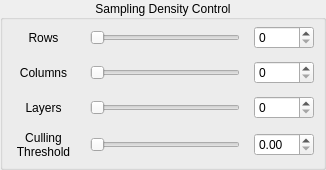
                  <widget class="QGroupBox" name="groupBox">
                   <property name="minimumSize">
                    <size>
                     <width>326</width>
                     <height>170</height>
                    </size>
                   </property>
                   <property name="maximumSize">
                    <size>
                     <width>17000</width>
                     <height>170</height>
                    </size>
                   </property>
                   <property name="title">
                    <string>Sampling Density Control</string>
                   </property>
                   <property name="alignment">
                    <set>Qt::AlignmentFlag::AlignCenter</set>
                   </property>
                   <layout class="QGridLayout" name="gridLayout_10">
                    <property name="leftMargin">
                     <number>0</number>
                    </property>
                    <property name="topMargin">
                     <number>0</number>
                    </property>
                    <property name="rightMargin">
                     <number>0</number>
                    </property>
                    <property name="bottomMargin">
                     <number>0</number>
                    </property>
                    <item row="2" column="1">
                     <widget class="QSlider" name="layerDensitySlider">
                      <property name="sizePolicy">
                       <sizepolicy hsizetype="Expanding" vsizetype="Fixed">
                        <horstretch>0</horstretch>
                        <verstretch>0</verstretch>
                       </sizepolicy>
                      </property>
                      <property name="minimumSize">
                       <size>
                        <width>0</width>
                        <height>0</height>
                       </size>
                      </property>
                      <property name="maximumSize">
                       <size>
                        <width>150</width>
                        <height>16777215</height>
                       </size>
                      </property>
                      <property name="orientation">
                       <enum>Qt::Orientation::Horizontal</enum>
                      </property>
                     </widget>
                    </item>
                    <item row="1" column="1">
                     <widget class="QSlider" name="columnDensitySlider">
                      <property name="sizePolicy">
                       <sizepolicy hsizetype="Expanding" vsizetype="Fixed">
                        <horstretch>0</horstretch>
                        <verstretch>0</verstretch>
                       </sizepolicy>
                      </property>
                      <property name="minimumSize">
                       <size>
                        <width>0</width>
                        <height>0</height>
                       </size>
                      </property>
                      <property name="maximumSize">
                       <size>
                        <width>150</width>
                        <height>16777215</height>
                       </size>
                      </property>
                      <property name="orientation">
                       <enum>Qt::Orientation::Horizontal</enum>
                      </property>
                     </widget>
                    </item>
                    <item row="0" column="0">
                     <widget class="QLabel" name="label_9">
                      <property name="minimumSize">
                       <size>
                        <width>65</width>
                        <height>0</height>
                       </size>
                      </property>
                      <property name="maximumSize">
                       <size>
                        <width>65</width>
                        <height>16777215</height>
                       </size>
                      </property>
                      <property name="text">
                       <string>Rows</string>
                      </property>
                      <property name="alignment">
                       <set>Qt::AlignmentFlag::AlignCenter</set>
                      </property>
                      <property name="margin">
                       <number>6</number>
                      </property>
                     </widget>
                    </item>
                    <item row="0" column="1">
                     <widget class="QSlider" name="rowDensitySlider">
                      <property name="sizePolicy">
                       <sizepolicy hsizetype="Expanding" vsizetype="Fixed">
                        <horstretch>0</horstretch>
                        <verstretch>0</verstretch>
                       </sizepolicy>
                      </property>
                      <property name="minimumSize">
                       <size>
                        <width>0</width>
                        <height>0</height>
                       </size>
                      </property>
                      <property name="maximumSize">
                       <size>
                        <width>150</width>
                        <height>16777215</height>
                       </size>
                      </property>
                      <property name="orientation">
                       <enum>Qt::Orientation::Horizontal</enum>
                      </property>
                      <property name="invertedAppearance">
                       <bool>false</bool>
                      </property>
                      <property name="invertedControls">
                       <bool>false</bool>
                      </property>
                      <property name="tickPosition">
                       <enum>QSlider::TickPosition::NoTicks</enum>
                      </property>
                     </widget>
                    </item>
                    <item row="2" column="0">
                     <widget class="QLabel" name="label_10">
                      <property name="minimumSize">
                       <size>
                        <width>65</width>
                        <height>0</height>
                       </size>
                      </property>
                      <property name="maximumSize">
                       <size>
                        <width>65</width>
                        <height>16777215</height>
                       </size>
                      </property>
                      <property name="text">
                       <string>Layers</string>
                      </property>
                      <property name="alignment">
                       <set>Qt::AlignmentFlag::AlignCenter</set>
                      </property>
                      <property name="margin">
                       <number>6</number>
                      </property>
                     </widget>
                    </item>
                    <item row="1" column="0">
                     <widget class="QLabel" name="label_11">
                      <property name="minimumSize">
                       <size>
                        <width>50</width>
                        <height>0</height>
                       </size>
                      </property>
                      <property name="maximumSize">
                       <size>
                        <width>65</width>
                        <height>16777215</height>
                       </size>
                      </property>
                      <property name="text">
                       <string>Columns</string>
                      </property>
                      <property name="alignment">
                       <set>Qt::AlignmentFlag::AlignCenter</set>
                      </property>
                      <property name="margin">
                       <number>6</number>
                      </property>
                     </widget>
                    </item>
                    <item row="3" column="1">
                     <widget class="QSlider" name="cullingThresholdSlider">
                      <property name="sizePolicy">
                       <sizepolicy hsizetype="Expanding" vsizetype="Fixed">
                        <horstretch>0</horstretch>
                        <verstretch>0</verstretch>
                       </sizepolicy>
                      </property>
                      <property name="minimumSize">
                       <size>
                        <width>0</width>
                        <height>0</height>
                       </size>
                      </property>
                      <property name="maximumSize">
                       <size>
                        <width>150</width>
                        <height>16777215</height>
                       </size>
                      </property>
                      <property name="orientation">
                       <enum>Qt::Orientation::Horizontal</enum>
                      </property>
                     </widget>
                    </item>
                    <item row="3" column="2">
                     <widget class="QDoubleSpinBox" name="cullingThresholdSpinBox">
                      <property name="sizePolicy">
                       <sizepolicy hsizetype="Fixed" vsizetype="Fixed">
                        <horstretch>0</horstretch>
                        <verstretch>0</verstretch>
                       </sizepolicy>
                      </property>
                      <property name="minimumSize">
                       <size>
                        <width>40</width>
                        <height>0</height>
                       </size>
                      </property>
                      <property name="maximumSize">
                       <size>
                        <width>60</width>
                        <height>16777215</height>
                       </size>
                      </property>
                     </widget>
                    </item>
                    <item row="3" column="0">
                     <widget class="QLabel" name="label_15">
                      <property name="minimumSize">
                       <size>
                        <width>65</width>
                        <height>0</height>
                       </size>
                      </property>
                      <property name="maximumSize">
                       <size>
                        <width>65</width>
                        <height>16777215</height>
                       </size>
                      </property>
                      <property name="text">
                       <string>Culling
Threshold</string>
                      </property>
                      <property name="alignment">
                       <set>Qt::AlignmentFlag::AlignCenter</set>
                      </property>
                      <property name="margin">
                       <number>6</number>
                      </property>
                     </widget>
                    </item>
                    <item row="0" column="2">
                     <widget class="QSpinBox" name="densityControlRowsInput">
                      <property name="sizePolicy">
                       <sizepolicy hsizetype="Fixed" vsizetype="Fixed">
                        <horstretch>0</horstretch>
                        <verstretch>0</verstretch>
                       </sizepolicy>
                      </property>
                      <property name="minimumSize">
                       <size>
                        <width>40</width>
                        <height>0</height>
                       </size>
                      </property>
                      <property name="maximumSize">
                       <size>
                        <width>60</width>
                        <height>16777215</height>
                       </size>
                      </property>
                     </widget>
                    </item>
                    <item row="1" column="2">
                     <widget class="QSpinBox" name="densityControlColumnsInput">
                      <property name="sizePolicy">
                       <sizepolicy hsizetype="Fixed" vsizetype="Fixed">
                        <horstretch>0</horstretch>
                        <verstretch>0</verstretch>
                       </sizepolicy>
                      </property>
                      <property name="minimumSize">
                       <size>
                        <width>40</width>
                        <height>0</height>
                       </size>
                      </property>
                      <property name="maximumSize">
                       <size>
                        <width>60</width>
                        <height>16777215</height>
                       </size>
                      </property>
                     </widget>
                    </item>
                    <item row="2" column="2">
                     <widget class="QSpinBox" name="densityControlLayersInput">
                      <property name="sizePolicy">
                       <sizepolicy hsizetype="Fixed" vsizetype="Fixed">
                        <horstretch>0</horstretch>
                        <verstretch>0</verstretch>
                       </sizepolicy>
                      </property>
                      <property name="minimumSize">
                       <size>
                        <width>40</width>
                        <height>0</height>
                       </size>
                      </property>
                      <property name="maximumSize">
                       <size>
                        <width>60</width>
                        <height>16777215</height>
                       </size>
                      </property>
                     </widget>
                    </item>
                   </layout>
                  </widget>
